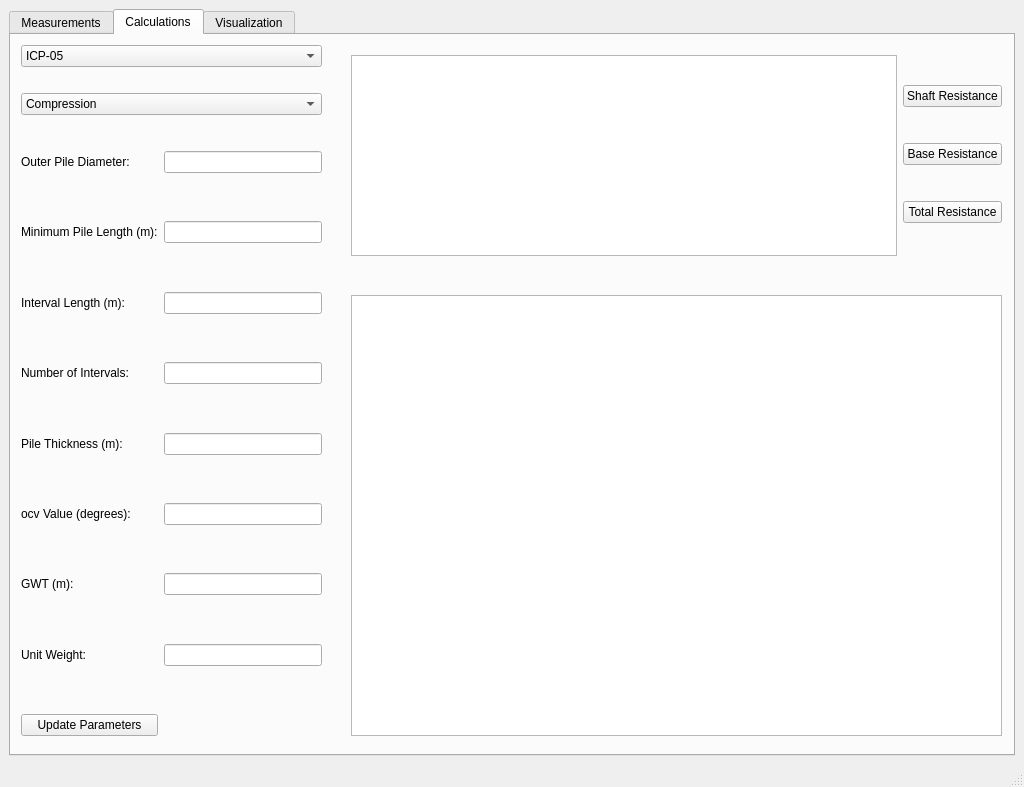
<?xml version="1.0" encoding="UTF-8"?>
<ui version="4.0">
 <class>MainWindow</class>
 <widget class="QMainWindow" name="MainWindow">
  <property name="geometry">
   <rect>
    <x>0</x>
    <y>0</y>
    <width>1024</width>
    <height>787</height>
   </rect>
  </property>
  <property name="windowTitle">
   <string>MainWindow</string>
  </property>
  <widget class="QWidget" name="centralwidget">
   <layout class="QGridLayout" name="gridLayout_4">
    <item row="0" column="0">
     <widget class="QTabWidget" name="tabWidget">
      <property name="currentIndex">
       <number>1</number>
      </property>
      <widget class="QWidget" name="measurements_tab">
       <attribute name="icon">
        <iconset theme="folder"/>
       </attribute>
       <attribute name="title">
        <string>Measurements</string>
       </attribute>
       <widget class="QWidget" name="verticalLayoutWidget">
        <property name="geometry">
         <rect>
          <x>20</x>
          <y>10</y>
          <width>381</width>
          <height>691</height>
         </rect>
        </property>
        <layout class="QVBoxLayout" name="verticalLayout">
         <item>
          <widget class="QPushButton" name="openFileButton">
           <property name="text">
            <string>Select Measurement File</string>
           </property>
          </widget>
         </item>
         <item>
          <layout class="QHBoxLayout" name="horizontalLayout">
           <item>
            <widget class="QLabel" name="worksheetLabel">
             <property name="text">
              <string>Worksheet Number</string>
             </property>
            </widget>
           </item>
           <item>
            <widget class="QSpinBox" name="worksheetNumberSpinBox"/>
           </item>
          </layout>
         </item>
         <item>
          <widget class="QLabel" name="filePathLabel">
           <property name="text">
            <string>File Path: </string>
           </property>
          </widget>
         </item>
         <item>
          <widget class="QTableWidget" name="measurementFileTableWidget"/>
         </item>
        </layout>
       </widget>
       <widget class="QWidget" name="verticalLayoutWidget_2">
        <property name="geometry">
         <rect>
          <x>440</x>
          <y>15</y>
          <width>551</width>
          <height>691</height>
         </rect>
        </property>
        <layout class="QVBoxLayout" name="verticalLayout_2">
         <item>
          <widget class="QPushButton" name="measurementSelectionButton">
           <property name="text">
            <string>Select Measurements</string>
           </property>
          </widget>
         </item>
         <item>
          <layout class="QGridLayout" name="gridLayout_2">
           <item row="0" column="0">
            <widget class="QLabel" name="depthLabel">
             <property name="text">
              <string>Depth (m)</string>
             </property>
            </widget>
           </item>
           <item row="0" column="1">
            <widget class="QLabel" name="QtLabel">
             <property name="text">
              <string>Qt (MPa)</string>
             </property>
            </widget>
           </item>
           <item row="2" column="0">
            <widget class="QLabel" name="SuLabel">
             <property name="text">
              <string>Su (kPa)</string>
             </property>
            </widget>
           </item>
           <item row="2" column="1">
            <widget class="QLabel" name="IcLabel">
             <property name="text">
              <string>Ic</string>
             </property>
            </widget>
           </item>
           <item row="1" column="0">
            <widget class="QTableWidget" name="depthTableWidget"/>
           </item>
           <item row="1" column="1">
            <widget class="QTableWidget" name="QtTableWidget"/>
           </item>
           <item row="3" column="0">
            <widget class="QTableWidget" name="SuTableWidget"/>
           </item>
           <item row="3" column="1">
            <widget class="QTableWidget" name="IcTableWidget"/>
           </item>
          </layout>
         </item>
        </layout>
       </widget>
      </widget>
      <widget class="QWidget" name="calculations_tab">
       <attribute name="icon">
        <iconset theme="accessories-calculator"/>
       </attribute>
       <attribute name="title">
        <string>Calculations</string>
       </attribute>
       <widget class="QWidget" name="verticalLayoutWidget_3">
        <property name="geometry">
         <rect>
          <x>10</x>
          <y>10</y>
          <width>301</width>
          <height>691</height>
         </rect>
        </property>
        <layout class="QVBoxLayout" name="verticalLayout_3">
         <item>
          <widget class="QComboBox" name="measurementTypeComboBox">
           <item>
            <property name="text">
             <string>ICP-05</string>
            </property>
           </item>
           <item>
            <property name="text">
             <string>UWA-05</string>
            </property>
           </item>
           <item>
            <property name="text">
             <string>FURGO-05</string>
            </property>
           </item>
           <item>
            <property name="text">
             <string>NGI-05</string>
            </property>
           </item>
          </widget>
         </item>
         <item>
          <spacer name="verticalSpacer_10">
           <property name="orientation">
            <enum>Qt::Orientation::Vertical</enum>
           </property>
           <property name="sizeType">
            <enum>QSizePolicy::Policy::Minimum</enum>
           </property>
           <property name="sizeHint" stdset="0">
            <size>
             <width>20</width>
             <height>20</height>
            </size>
           </property>
          </spacer>
         </item>
         <item>
          <widget class="QComboBox" name="comboBox_2">
           <item>
            <property name="text">
             <string>Compression</string>
            </property>
           </item>
           <item>
            <property name="text">
             <string>Tension</string>
            </property>
           </item>
          </widget>
         </item>
         <item>
          <layout class="QGridLayout" name="gridLayout_3">
           <property name="verticalSpacing">
            <number>3</number>
           </property>
           <item row="1" column="1">
            <widget class="QLineEdit" name="OPDInput"/>
           </item>
           <item row="13" column="0">
            <widget class="QLabel" name="GWTLabel">
             <property name="text">
              <string>GWT (m):</string>
             </property>
            </widget>
           </item>
           <item row="14" column="0">
            <spacer name="verticalSpacer_7">
             <property name="orientation">
              <enum>Qt::Orientation::Vertical</enum>
             </property>
             <property name="sizeHint" stdset="0">
              <size>
               <width>20</width>
               <height>40</height>
              </size>
             </property>
            </spacer>
           </item>
           <item row="11" column="1">
            <widget class="QLineEdit" name="ocvInput"/>
           </item>
           <item row="6" column="0">
            <spacer name="verticalSpacer_3">
             <property name="orientation">
              <enum>Qt::Orientation::Vertical</enum>
             </property>
             <property name="sizeHint" stdset="0">
              <size>
               <width>20</width>
               <height>40</height>
              </size>
             </property>
            </spacer>
           </item>
           <item row="9" column="1">
            <widget class="QLineEdit" name="PTInput"/>
           </item>
           <item row="4" column="0">
            <spacer name="verticalSpacer_2">
             <property name="orientation">
              <enum>Qt::Orientation::Vertical</enum>
             </property>
             <property name="sizeHint" stdset="0">
              <size>
               <width>20</width>
               <height>40</height>
              </size>
             </property>
            </spacer>
           </item>
           <item row="12" column="0">
            <spacer name="verticalSpacer_6">
             <property name="orientation">
              <enum>Qt::Orientation::Vertical</enum>
             </property>
             <property name="sizeHint" stdset="0">
              <size>
               <width>20</width>
               <height>40</height>
              </size>
             </property>
            </spacer>
           </item>
           <item row="15" column="1">
            <widget class="QLineEdit" name="unitWeightInput"/>
           </item>
           <item row="1" column="0">
            <widget class="QLabel" name="OPDLabel">
             <property name="text">
              <string>Outer Pile Diameter:</string>
             </property>
            </widget>
           </item>
           <item row="17" column="0">
            <widget class="QPushButton" name="updateParamsButton">
             <property name="text">
              <string>Update Parameters</string>
             </property>
            </widget>
           </item>
           <item row="3" column="1">
            <widget class="QLineEdit" name="MPLInput"/>
           </item>
           <item row="15" column="0">
            <widget class="QLabel" name="unitWeightLabel">
             <property name="text">
              <string>Unit Weight:</string>
             </property>
            </widget>
           </item>
           <item row="11" column="0">
            <widget class="QLabel" name="ocvLabel">
             <property name="text">
              <string>ocv Value (degrees):</string>
             </property>
            </widget>
           </item>
           <item row="7" column="1">
            <widget class="QLineEdit" name="noIntervalInput"/>
           </item>
           <item row="10" column="0">
            <spacer name="verticalSpacer_5">
             <property name="orientation">
              <enum>Qt::Orientation::Vertical</enum>
             </property>
             <property name="sizeHint" stdset="0">
              <size>
               <width>20</width>
               <height>40</height>
              </size>
             </property>
            </spacer>
           </item>
           <item row="5" column="1">
            <widget class="QLineEdit" name="intervalLenInput"/>
           </item>
           <item row="8" column="0">
            <spacer name="verticalSpacer_4">
             <property name="orientation">
              <enum>Qt::Orientation::Vertical</enum>
             </property>
             <property name="sizeHint" stdset="0">
              <size>
               <width>20</width>
               <height>40</height>
              </size>
             </property>
            </spacer>
           </item>
           <item row="2" column="0">
            <spacer name="verticalSpacer">
             <property name="orientation">
              <enum>Qt::Orientation::Vertical</enum>
             </property>
             <property name="sizeHint" stdset="0">
              <size>
               <width>20</width>
               <height>40</height>
              </size>
             </property>
            </spacer>
           </item>
           <item row="5" column="0">
            <widget class="QLabel" name="intervalLenLabel">
             <property name="text">
              <string>Interval Length (m):</string>
             </property>
            </widget>
           </item>
           <item row="7" column="0">
            <widget class="QLabel" name="noIntervalLabel">
             <property name="text">
              <string>Number of Intervals:</string>
             </property>
            </widget>
           </item>
           <item row="13" column="1">
            <widget class="QLineEdit" name="GWTInput"/>
           </item>
           <item row="9" column="0">
            <widget class="QLabel" name="PTLabel">
             <property name="text">
              <string>Pile Thickness (m):</string>
             </property>
            </widget>
           </item>
           <item row="3" column="0">
            <widget class="QLabel" name="MPLLabel">
             <property name="text">
              <string>Minimum Pile Length (m):</string>
             </property>
            </widget>
           </item>
           <item row="16" column="0">
            <spacer name="verticalSpacer_8">
             <property name="orientation">
              <enum>Qt::Orientation::Vertical</enum>
             </property>
             <property name="sizeHint" stdset="0">
              <size>
               <width>20</width>
               <height>40</height>
              </size>
             </property>
            </spacer>
           </item>
           <item row="0" column="0">
            <spacer name="verticalSpacer_9">
             <property name="orientation">
              <enum>Qt::Orientation::Vertical</enum>
             </property>
             <property name="sizeType">
              <enum>QSizePolicy::Policy::Minimum</enum>
             </property>
             <property name="sizeHint" stdset="0">
              <size>
               <width>20</width>
               <height>30</height>
              </size>
             </property>
            </spacer>
           </item>
          </layout>
         </item>
        </layout>
       </widget>
       <widget class="QWidget" name="horizontalLayoutWidget_2">
        <property name="geometry">
         <rect>
          <x>340</x>
          <y>20</y>
          <width>651</width>
          <height>201</height>
         </rect>
        </property>
        <layout class="QHBoxLayout" name="horizontalLayout_2">
         <item>
          <widget class="QTableWidget" name="alphaTableWidget"/>
         </item>
         <item>
          <layout class="QVBoxLayout" name="verticalLayout_5">
           <item>
            <widget class="QPushButton" name="calcSRButton">
             <property name="text">
              <string>Shaft Resistance</string>
             </property>
            </widget>
           </item>
           <item>
            <widget class="QPushButton" name="calcBRButton">
             <property name="text">
              <string>Base Resistance</string>
             </property>
            </widget>
           </item>
           <item>
            <widget class="QPushButton" name="calcTRButton">
             <property name="text">
              <string>Total Resistance</string>
             </property>
            </widget>
           </item>
          </layout>
         </item>
        </layout>
       </widget>
       <widget class="QTableWidget" name="calcTableWidget">
        <property name="geometry">
         <rect>
          <x>340</x>
          <y>260</y>
          <width>651</width>
          <height>441</height>
         </rect>
        </property>
       </widget>
      </widget>
      <widget class="QWidget" name="visualization_tab">
       <attribute name="icon">
        <iconset theme="utilities-system-monitor"/>
       </attribute>
       <attribute name="title">
        <string>Visualization</string>
       </attribute>
       <widget class="PlotWidget" name="graphDisplay">
        <property name="geometry">
         <rect>
          <x>410</x>
          <y>30</y>
          <width>561</width>
          <height>661</height>
         </rect>
        </property>
       </widget>
       <widget class="QComboBox" name="graphOptionsComboBox">
        <property name="geometry">
         <rect>
          <x>20</x>
          <y>30</y>
          <width>162</width>
          <height>22</height>
         </rect>
        </property>
        <item>
         <property name="text">
          <string>Qt vs. Depth</string>
         </property>
        </item>
        <item>
         <property name="text">
          <string>Su vs. Depth</string>
         </property>
        </item>
        <item>
         <property name="text">
          <string>Base Resistance vs. Depth</string>
         </property>
        </item>
        <item>
         <property name="text">
          <string>Shaft Resistance vs. Depth</string>
         </property>
        </item>
        <item>
         <property name="text">
          <string>Total Resistance vs. Depth</string>
         </property>
        </item>
       </widget>
      </widget>
     </widget>
    </item>
   </layout>
  </widget>
  <widget class="QStatusBar" name="statusbar"/>
 </widget>
 <customwidgets>
  <customwidget>
   <class>PlotWidget</class>
   <extends>QGraphicsView</extends>
   <header>pyqtgraph</header>
  </customwidget>
 </customwidgets>
 <resources/>
 <connections/>
</ui>
